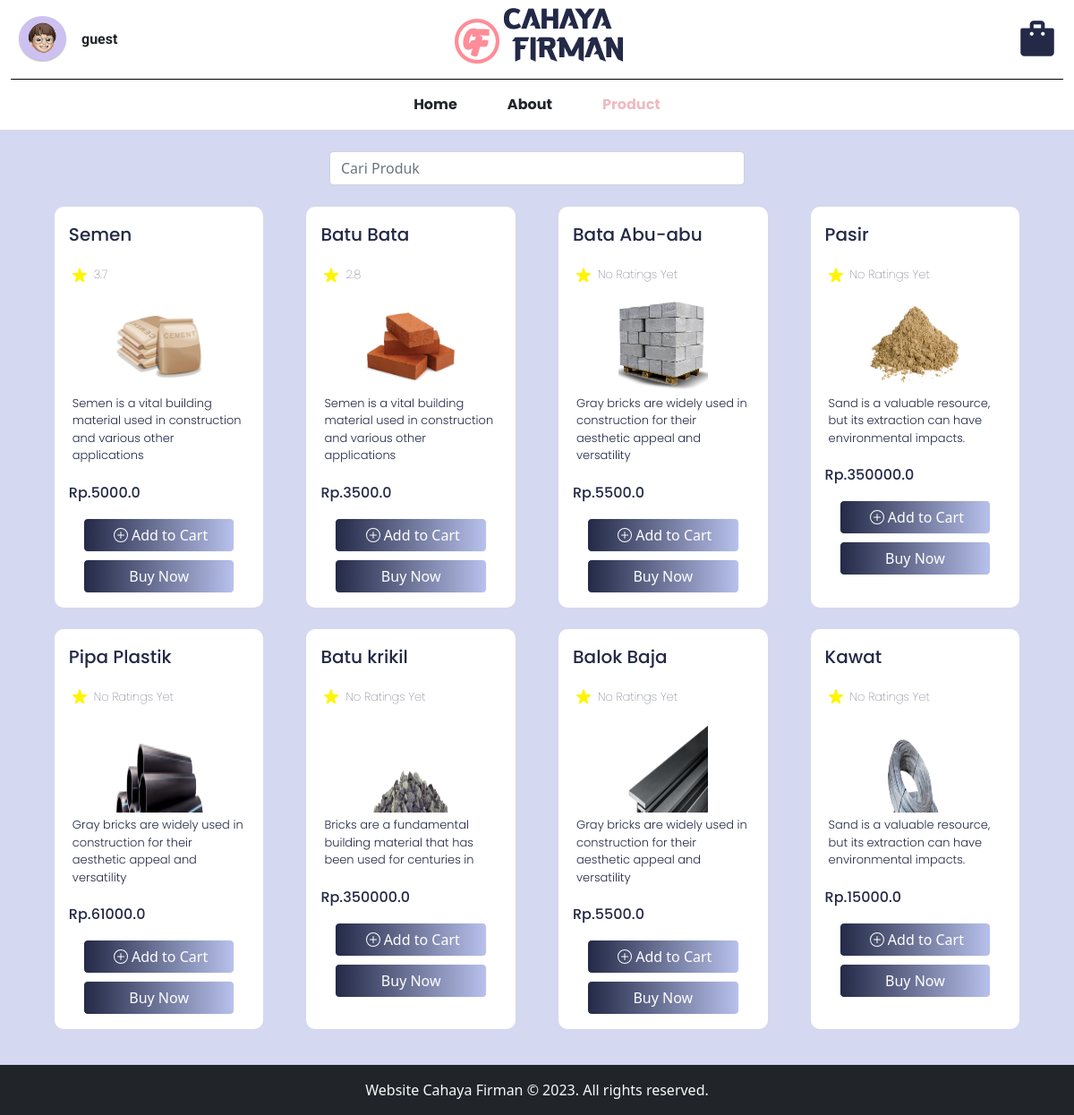
The app's page /, older data.
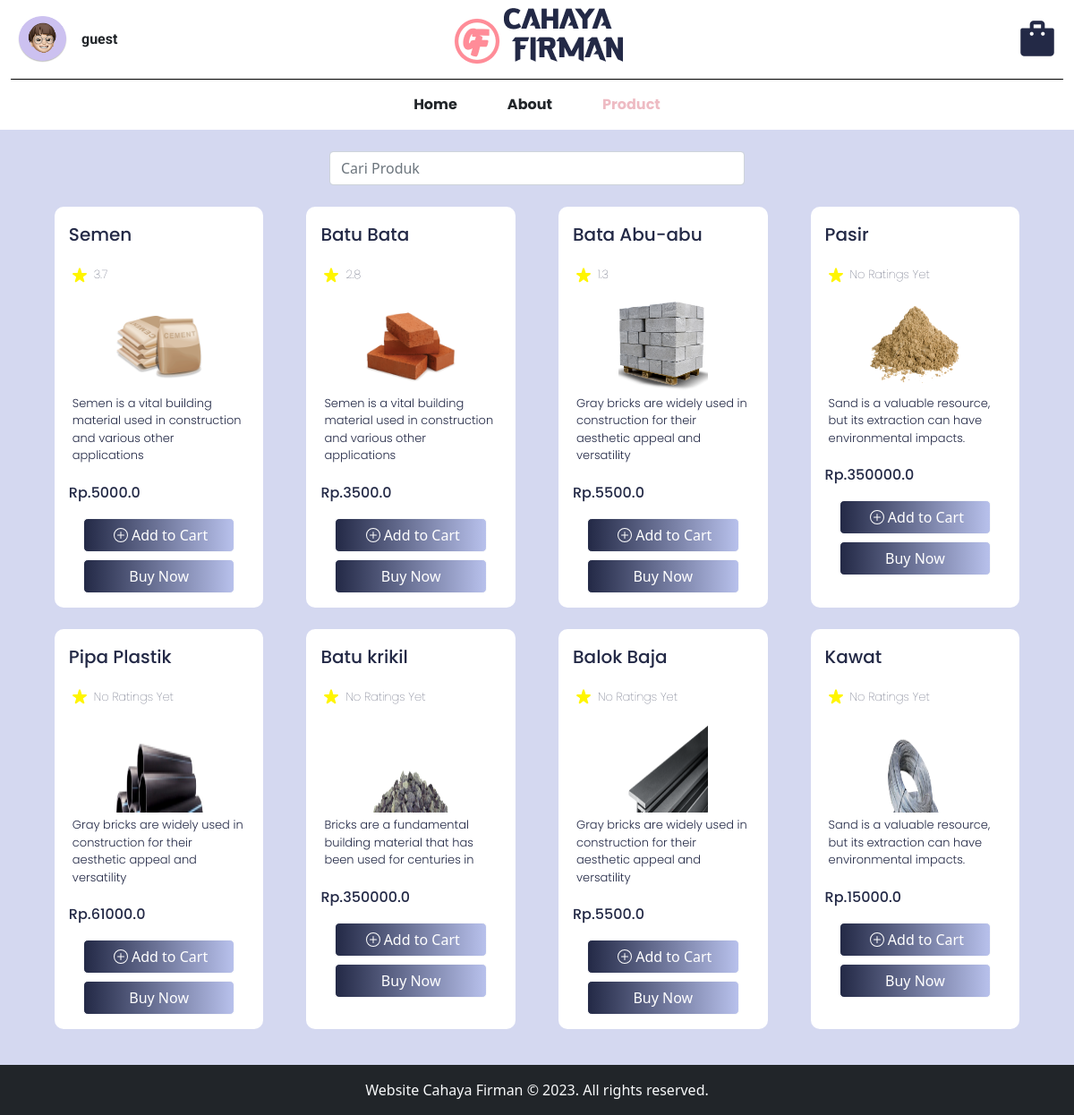
The same page, newer data.
### models/product.py (models this page shows)
class Product(db.Model):
    __tablename__ = 'product'
    id_product = db.Column(db.Integer, primary_key=True)
    name = db.Column(db.String(100))
    desc = db.Column(db.String(100))
    category = db.Column(db.String(100))
    quantityInStock = db.Column(db.Integer)
    price = db.Column(db.Float)
    picture = db.Column(db.String(100))

### app.py (the view)
@app.route("/", methods=["GET", "POST"])
def products():
    if  current_user.is_authenticated and current_user.is_admin:
            flash("You need to log in as a user to access this page.", "danger")
            abort(403)
    barang_list = Product.query.all()
    product_avg_ratings = {}
    for product in barang_list:
        product_reviews = reviews.query.filter_by(id_product=product.id_product).all()
        if product_reviews:
            total_ratings = sum(review.rating for review in product_reviews)
            average_rating = total_ratings / len(product_reviews)
            product_avg_ratings[product.id_product] = average_rating
        else:
            product_avg_ratings[product.id_product] = 0.0
    return render_template("product.html", barang_list=barang_list, user=current_user, product_avg_ratings=product_avg_ratings)

### templates/product.html (shortened to what the changed rows need)
<!DOCTYPE html>
<html>
<head>
    <link href="https://cdn.jsdelivr.net/npm/bootstrap@5.0.2/dist/css/bootstrap.min.css" rel="stylesheet"
>
</head>
<body>
    <div class="d-flex flex-wrap justify-content-center p-3" style="background-color: #d4d8f0;">
        {% for barang in barang_list %}
            <div class="p-3 bd-highlight mx-4 mb-4 justify-content-around" data-product-name="{{ barang.name | lower }}">
            <div class="d-flex flex-column bd-highlight">
                <div class="bd-highlight">
                    <p class="fs-5">{{ barang.name }}</p>
                </div>
                <div class="bd-highlight d-flex flex-row">
                    <div class="imgContainer">
                        <img src="{{ url_for('static', filename='asset/Product/star_rating.png') }}">
                    </div>
                    {% if product_avg_ratings[barang.id_product] > 0 %}
                    <p class="rating fw-lighter p-1">{{ "{:.1f}".format(product_avg_ratings[barang.id_product]) }}</p>
                {% else %}
                    <p class="rating fw-lighter p-1">No Ratings Yet</p>
                {% endif %}
                </div>
                <div class="bd-highlight text-center">
                    <a href="/detail_product/{{ barang.id_product }}">
                        <img src="{{ url_for('static', filename='unggah/' + barang.picture) }}"
                            style="width: 100px; height: 100px;" alt="item">
                    </a>
                </div>
                <div class="bd-highlight">
                    <p class="rating fw-light p-1">{{ barang.desc }}</p>
                </div>
                <div class="bd-highlight">
                    <p class="fs-6">Rp.{{ barang.price }}</p>
                </div>
                <div class="bd-highlight mx-3">
                    <div class="d-grid gap-2">
                        <form method="POST" action="{{ url_for('add_to_cart', id_product=barang.id_product) }}">
                            <button type="submit" class="btn btn-light custom-gradient-btn w-100">
                                <div class="d-flex flex-row justify-content-center align-items-center w-100" id="add">
                                    Add to Cart
                                </div>
                            </button>
                        </form>
                        <form method="POST" action="{{ url_for('add_to_checkout', id_product=barang.id_product) }}">
                        <button class="btn btn-light custom-gradient-btn buy-now-btn w-100" type="submit" >Buy Now</button>
                    </form>
                    </div>
                </div>
            </div>
        </div>
        {% endfor %}
    </div>
</body>
</html>

Row changes from the older to the newer data that the page shows:
changed Product "Bata Abu-abu": id_product (not shown) → "1.3"; no longer shows "No Ratings Yet"
